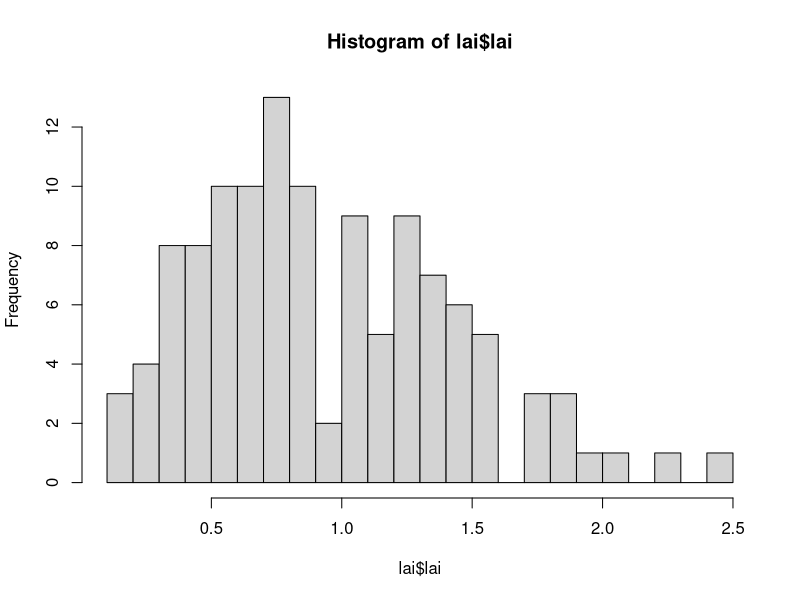

R code for this plot: (Note: this script raises an error after producing the figure.)
# Scipt for analyzing the mequite data
## The script proceeds as stated questions followed by the code to analyze the data
## in response to that stated question

## load libraries
library(tidyverse)
library(vioplot)
library(lme4)
library(car)
library(emmeans)

## read in data
sm = read.csv("../data/sm_clean.csv") # soil moisture
bm = read.csv("../data/bm_clean.csv") # biomass
lai = read.csv("../data/lai_clean.csv") # lai

##########################################################################################
### Q1: What does the size distribution (in LAI) of the trees look like?
##########################################################################################
#### create a histogram
hist(lai$lai,breaks = 20) 

##########################################################################################
### A1: LAI is fairly normal (center just below 1), but quite a big spread
##########################################################################################

##########################################################################################
### Q2: How does mesquite presence influence soil moisture?
##########################################################################################
#### run paired t-tests for all data and each date
sm_dates = levels(sm$date)
t.test(subset(sm, location == 'under')$vwc, subset(sm, location == 'away')$vwc,
       paired = T)
t.test(subset(sm, location == 'under' & date == sm_dates[1])$vwc, 
       subset(sm, location == 'away' & date == sm_dates[1])$vwc,
       paired = T)
t.test(subset(sm, location == 'under' & date == sm_dates[2])$vwc, 
       subset(sm, location == 'away' & date == sm_dates[2])$vwc,
       paired = T)
t.test(subset(sm, location == 'under' & date == sm_dates[3])$vwc, 
       subset(sm, location == 'away' & date == sm_dates[3])$vwc,
       paired = T)
t.test(subset(sm, location == 'under' & date == sm_dates[4])$vwc, 
       subset(sm, location == 'away' & date == sm_dates[4])$vwc,
       paired = T)
t.test(subset(sm, location == 'under' & date == sm_dates[5])$vwc, 
       subset(sm, location == 'away' & date == sm_dates[5])$vwc,
       paired = T)
t.test(subset(sm, location == 'under' & date == sm_dates[6])$vwc, 
       subset(sm, location == 'away' & date == sm_dates[6])$vwc,
       paired = T)
t.test(subset(sm, location == 'under' & date == sm_dates[7])$vwc, 
       subset(sm, location == 'away' & date == sm_dates[7])$vwc,
       paired = T)
t.test(subset(sm, location == 'under' & date == sm_dates[8])$vwc, 
       subset(sm, location == 'away' & date == sm_dates[8])$vwc,
       paired = T)

#### plot the data
sm_vioplot = vioplot(subset(sm, location == 'under')$vwc, 
                     subset(sm, location == 'away')$vwc,
                     ylim = c(0, 40), yaxt = 'n',
                     names = c('Under', 'Away'),
                     col = c('grey', 'yellow'))
axis(2, seq(0, 40, 10), las = 1)

sm_vioplot_date = plot(NULL, ylim = c(0, 40), xlim = c(1, 16), yaxt = 'n', xaxt = 'n',
                       ylab = '', xlab = '')
sm_vioplot_date = vioplot(subset(sm, location == 'under' & date == sm_dates[1])$vwc, 
                     subset(sm, location == 'away' & date == sm_dates[1])$vwc,
                     subset(sm, location == 'under' & date == sm_dates[2])$vwc, 
                     subset(sm, location == 'away' & date == sm_dates[2])$vwc,
                     subset(sm, location == 'under' & date == sm_dates[3])$vwc, 
                     subset(sm, location == 'away' & date == sm_dates[3])$vwc,
                     subset(sm, location == 'under' & date == sm_dates[4])$vwc, 
                     subset(sm, location == 'away' & date == sm_dates[4])$vwc,
                     subset(sm, location == 'under' & date == sm_dates[5])$vwc, 
                     subset(sm, location == 'away' & date == sm_dates[5])$vwc,
                     subset(sm, location == 'under' & date == sm_dates[6])$vwc, 
                     subset(sm, location == 'away' & date == sm_dates[6])$vwc,
                     subset(sm, location == 'under' & date == sm_dates[7])$vwc, 
                     subset(sm, location == 'away' & date == sm_dates[7])$vwc,
                     subset(sm, location == 'under' & date == sm_dates[8])$vwc, 
                     subset(sm, location == 'away' & date == sm_dates[8])$vwc,
                     add = T,
                     col = rep(c('grey', 'yellow'), times = 8),
                     ylab = '', xlab = '')
axis(2, seq(0, 40, 10), las = 1)
axis(1, seq(1, 8, 1), at = seq(1.5, 15.5, 2))
mtext(side = 1, 'Measurement Period', line = 3)
mtext(side = 2, 'VWC (%)', line = 3)
legend('topright', c('Under', 'Away'), pch = 16, col = c('grey', 'yellow'))

##########################################################################################
### A2: It's wetter outside of the mesquite area
##########################################################################################

##########################################################################################
### Q3: Is biomass different under the mesquite?
##########################################################################################
#### total biomass
##### get total biomass for each plot
bm_total_group_by = group_by(bm, date, plot, location)
bm_total = summarise(bm_total_group_by, weight_sum = sum(weight))

##### run the analysis
t.test(subset(bm_total, location == 'under')$weight_sum, 
       subset(bm_total, location == 'away')$weight_sum,
       paired = T)

##########################################################################################
### A3: Lower under the mesquite
##########################################################################################
